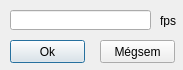
<?xml version="1.0" encoding="UTF-8"?>
<ui version="4.0">
 <class>FpsChangeDialog</class>
 <widget class="QDialog" name="FpsChangeDialog">
  <property name="geometry">
   <rect>
    <x>0</x>
    <y>0</y>
    <width>183</width>
    <height>70</height>
   </rect>
  </property>
  <property name="sizePolicy">
   <sizepolicy hsizetype="Fixed" vsizetype="Fixed">
    <horstretch>0</horstretch>
    <verstretch>0</verstretch>
   </sizepolicy>
  </property>
  <property name="minimumSize">
   <size>
    <width>183</width>
    <height>70</height>
   </size>
  </property>
  <property name="maximumSize">
   <size>
    <width>183</width>
    <height>70</height>
   </size>
  </property>
  <property name="windowTitle">
   <string>FPS módosítása</string>
  </property>
  <property name="windowIcon">
   <iconset resource="re.qrc">
    <normaloff>:/files/Resources/ikon.png</normaloff>:/files/Resources/ikon.png</iconset>
  </property>
  <widget class="QLineEdit" name="fpsValueLineEdit">
   <property name="geometry">
    <rect>
     <x>10</x>
     <y>10</y>
     <width>141</width>
     <height>20</height>
    </rect>
   </property>
  </widget>
  <widget class="QLabel" name="fpsLabel">
   <property name="geometry">
    <rect>
     <x>160</x>
     <y>14</y>
     <width>46</width>
     <height>13</height>
    </rect>
   </property>
   <property name="text">
    <string>fps</string>
   </property>
  </widget>
  <widget class="QPushButton" name="okBtn">
   <property name="geometry">
    <rect>
     <x>10</x>
     <y>40</y>
     <width>75</width>
     <height>23</height>
    </rect>
   </property>
   <property name="text">
    <string>Ok</string>
   </property>
  </widget>
  <widget class="QPushButton" name="cancelBtn">
   <property name="geometry">
    <rect>
     <x>100</x>
     <y>40</y>
     <width>75</width>
     <height>23</height>
    </rect>
   </property>
   <property name="text">
    <string>Mégsem</string>
   </property>
  </widget>
 </widget>
 <resources>
  <include location="re.qrc"/>
 </resources>
 <connections/>
</ui>
